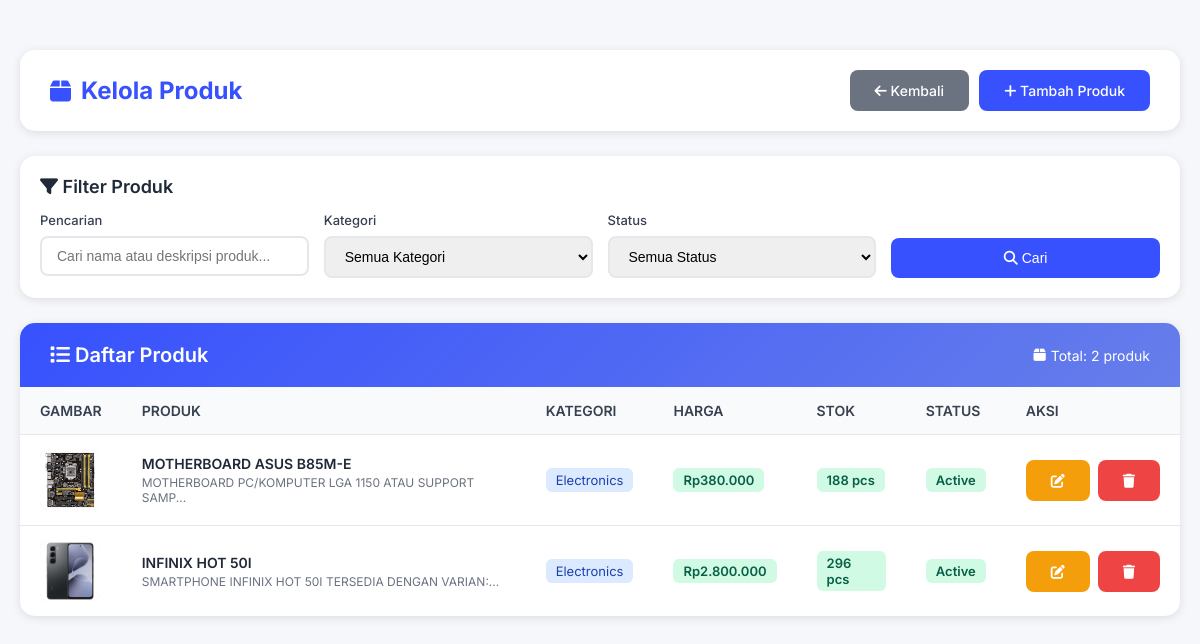
The page /Admin/kelola_produk.php (signed in) on the database its author committed.
### tables this page shows
CREATE TABLE `products` (
  `id` int(11) NOT NULL,
  `name` varchar(200) NOT NULL,
  `description` text DEFAULT NULL,
  `price` decimal(10,2) NOT NULL,
  `stock` int(11) DEFAULT 0,
  `category_id` int(11) DEFAULT NULL,
  `image` varchar(255) DEFAULT NULL,
  `status` enum('active','inactive') DEFAULT 'active',
  `created_at` timestamp NOT NULL DEFAULT current_timestamp(),
  `updated_at` timestamp NOT NULL DEFAULT current_timestamp() ON UPDATE current_timestamp()
);

CREATE TABLE `categories` (
  `id` int(11) NOT NULL,
  `name` varchar(100) NOT NULL,
  `description` text DEFAULT NULL,
  `created_at` timestamp NOT NULL DEFAULT current_timestamp(),
  `updated_at` timestamp NOT NULL DEFAULT current_timestamp() ON UPDATE current_timestamp()
);

### Admin/kelola_produk.php (the view, shortened to what this page needs)
<?php
require_once '../config.php';
$search = isset($_GET['search']) ? trim($_GET['search']) : '';
$query = "SELECT p.*, c.name as category_name FROM products p LEFT JOIN categories c ON p.category_id = c.id WHERE 1=1";
$params = [];
$query .= " ORDER BY p.created_at DESC";
try {
    $stmt = $conn->prepare($query);
    $stmt->execute($params);
    $products = $stmt->fetchAll();
} catch(PDOException $e) {
    $products = [];
    $categories = [];
}
?>
<!DOCTYPE html>
<html lang="id">
<head>
    <link rel="stylesheet" href="https://cdnjs.cloudflare.com/ajax/libs/font-awesome/6.4.0/css/all.min.css">
</head>
<body>
<div class="container">
    <div class="header">
        <h1><i class="fas fa-box"></i> Kelola Produk</h1>
        <div style="display: flex; gap: 10px;">
            <a href="admin_dashboard.php" class="btn btn-secondary"><i class="fas fa-arrow-left"></i> Kembali</a>
            <a href="tambah_produk.php" class="btn"><i class="fas fa-plus"></i> Tambah Produk</a>
        </div>
    </div>
    <div class="filters">
        <div class="filters-title"><i class="fas fa-filter"></i> Filter Produk</div>
        <form method="GET" class="filters-row">
            <div class="filter-group">
                <label for="search">Pencarian</label>
                <input type="text" id="search" name="search" placeholder="Cari nama atau deskripsi produk..." value="<?php echo htmlspecialchars($search); ?>">
            </div>
            <div class="filter-group">
                <label for="category">Kategori</label>
                <select id="category" name="category">
                    <option value="">Semua Kategori</option>
                </select>
            </div>
            <div class="filter-group">
                <label for="status">Status</label>
                <select id="status" name="status">
                    <option value="">Semua Status</option>
                </select>
            </div>
            <div class="filter-group" style="align-self: flex-end;">
                <button type="submit" class="btn" style="width: 100%;"><i class="fas fa-search"></i> Cari</button>
            </div>
        </form>
    </div>
    <div class="table-container">
        <div class="table-header">
            <div class="table-title"><i class="fas fa-list"></i> Daftar Produk</div>
            <div class="table-stats">
                <span><i class="fas fa-box"></i>
                    <?php if(!empty($search)): ?>
                        Hasil: "<?php echo htmlspecialchars($search); ?>" (<?php echo count($products); ?> ditemukan)
                    <?php else: ?>
                        Total: <?php echo count($products); ?> produk
                    <?php endif; ?>
                </span>
            </div>
        </div>
        <div class="table-responsive">
            <?php if(count($products) > 0): ?>
                <table>
                    <thead>
                        <tr>
                            <th>Gambar</th>
                            <th>Produk</th>
                            <th>Kategori</th>
                            <th>Harga</th>
                            <th>Stok</th>
                            <th>Status</th>
                            <th>Aksi</th>
                        </tr>
                    </thead>
                    <tbody>
                        <?php foreach($products as $product): ?>
                            <tr>
                                <td>
                                    <?php if($product['image']): ?>
                                        <img src="../uploads/products/<?php echo $product['image']; ?>" alt="<?php echo htmlspecialchars($product['name']); ?>" class="product-image">
                                    <?php else: ?>
                                        <div class="product-image"><i class="fas fa-image"></i></div>
                                    <?php endif; ?>
                                </td>
                                <td>
                                    <div class="product-name">
                                        <?php
                                        if(!empty($search) && stripos($product['name'], $search) !== false) {
                                            echo preg_replace('/(' . preg_quote($search, '/') . ')/i', '<span class="search-highlight">$1</span>', htmlspecialchars($product['name']));
                                        } else {
                                            echo htmlspecialchars($product['name']);
                                        }
                                        ?>
                                    </div>
                                    <div class="product-desc"><?php echo substr(htmlspecialchars($product['description']), 0, 50); ?>...</div>
                                </td>
                                <td>
                                    <?php if($product['category_name']): ?>
                                        <span class="category-badge"><?php echo htmlspecialchars($product['category_name']); ?></span>
                                    <?php else: ?>
                                        <span class="category-badge">No Category</span>
                                    <?php endif; ?>
                                </td>
                                <td><span class="price-badge">Rp<?php echo number_format($product['price'], 0, ',', '.'); ?></span></td>
                                <td>
                                    <?php
                                    $stockClass = 'in-stock';
                                    ?>
                                    <span class="stock-badge <?php echo $stockClass; ?>"><?php echo $product['stock']; ?> pcs</span>
                                </td>
                                <td><span class="status-badge <?php echo $product['status']; ?>"><?php echo ucfirst($product['status']); ?></span></td>
                                <td>
                                    <div class="action-buttons">
                                        <a href="ubah_produk.php?id=<?php echo $product['id']; ?>" class="btn btn-warning" title="Edit"><i class="fas fa-edit"></i></a>
                                        <a href="kelola_produk.php?delete=<?php echo $product['id']; ?>" class="btn btn-danger" title="Delete" onclick="return confirm('Yakin ingin menghapus produk ini?')"><i class="fas fa-trash"></i></a>
                                    </div>
                                </td>
                            </tr>
                        <?php endforeach; ?>
                    </tbody>
                </table>
            <?php endif; ?>
        </div>
    </div>
</div>
</body>
</html>

### Admin/kelola_produk.php (style rules this page uses)
* { margin: 0; padding: 0; box-sizing: border-box; }
body { font-family: 'Inter', sans-serif; background: #f5f7fb; }
.container { max-width: 1400px; margin: 30px auto; padding: 20px; }
.header { background: white; padding: 20px 30px; border-radius: 15px; box-shadow: 0 2px 10px rgba(0,0,0,0.1); margin-bottom: 25px; display: flex; justify-content: space-between; align-items: center; flex-wrap: wrap; gap: 15px; }
.header h1 { color: #3751fe; font-size: 24px; display: flex; align-items: center; gap: 10px; }
.btn { display: inline-block; padding: 12px 25px; background: #3751fe; color: white; text-decoration: none; border-radius: 8px; font-weight: 500; transition: all 0.3s; border: none; cursor: pointer; font-size: 14px; }
.btn-secondary { background: #6b7280; }
.btn-danger { background: #ef4444; }
.btn-warning { background: #f59e0b; }
.filters { background: white; padding: 20px; border-radius: 15px; box-shadow: 0 2px 10px rgba(0,0,0,0.1); margin-bottom: 25px; }
.filters-title { font-size: 18px; font-weight: 600; color: #1f2937; margin-bottom: 15px; }
.filters-row { display: grid; grid-template-columns: repeat(auto-fit, minmax(250px, 1fr)); gap: 15px; }
.filter-group { display: flex; flex-direction: column; gap: 8px; }
.filter-group label { font-size: 13px; font-weight: 500; color: #374151; }
.filter-group input, .filter-group select { padding: 10px 15px; border: 2px solid #e5e7eb; border-radius: 8px; font-size: 14px; transition: all 0.3s; }
.table-container { background: white; border-radius: 15px; box-shadow: 0 2px 10px rgba(0,0,0,0.1); overflow: hidden; }
.table-header { padding: 20px 30px; background: linear-gradient(135deg, #3751fe 0%, #667eea 100%); color: white; display: flex; justify-content: space-between; align-items: center; flex-wrap: wrap; gap: 15px; }
.table-title { font-size: 20px; font-weight: 600; }
.table-stats { display: flex; gap: 20px; font-size: 14px; }
.table-stats span { display: flex; align-items: center; gap: 5px; }
.table-responsive { overflow-x: auto; }
table { width: 100%; border-collapse: collapse; }
thead { background: #f9fafb; }
th { padding: 15px 20px; text-align: left; font-weight: 600; color: #374151; font-size: 14px; text-transform: uppercase; }
td { padding: 15px 20px; border-top: 1px solid #e5e7eb; font-size: 14px; color: #4b5563; }
.product-image { width: 60px; height: 60px; border-radius: 8px; object-fit: cover; background: #e5e7eb; display: flex; align-items: center; justify-content: center; color: #9ca3af; font-size: 24px; }
.product-name { font-weight: 600; color: #1f2937; }
.product-desc { font-size: 12px; color: #6b7280; margin-top: 3px; }
.price-badge { display: inline-block; background: #d1fae5; color: #065f46; padding: 4px 10px; border-radius: 6px; font-weight: 600; font-size: 13px; }
.stock-badge { display: inline-block; padding: 4px 10px; border-radius: 6px; font-weight: 600; font-size: 13px; }
.stock-badge.in-stock { background: #d1fae5; color: #065f46; }
.status-badge { display: inline-block; padding: 4px 10px; border-radius: 6px; font-weight: 600; font-size: 13px; }
.status-badge.active { background: #d1fae5; color: #065f46; }
.category-badge { display: inline-block; background: #dbeafe; color: #1e40af; padding: 4px 10px; border-radius: 6px; font-size: 13px; }
.action-buttons { display: flex; gap: 8px; }

### rows shown on the page
products: image (picture), name "MOTHERBOARD ASUS B85M-E", description "MOTHERBOARD PC/KOMPUTER LGA 1150 ATAU SUPPORT SAMP", category.name "Electronics", price "380.000", stock "188", status "Active"
products: image (picture), name "INFINIX HOT 50I", description "SMARTPHONE INFINIX HOT 50I TERSEDIA DENGAN VARIAN:", category.name "Electronics", price "2.800.000", stock "296", status "Active"

### other values the page prints
count($products) "2"
